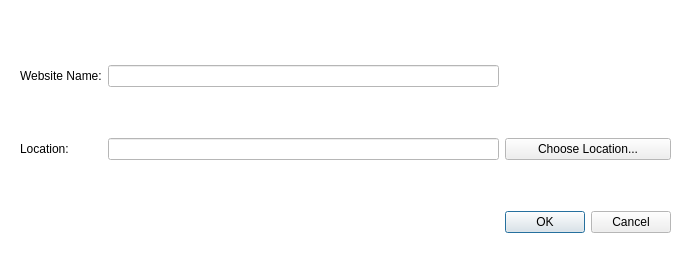
<?xml version="1.0" encoding="UTF-8"?>
<ui version="4.0">
 <class>newWebsiteDialog</class>
 <widget class="QDialog" name="newWebsiteDialog">
  <property name="geometry">
   <rect>
    <x>0</x>
    <y>0</y>
    <width>689</width>
    <height>260</height>
   </rect>
  </property>
  <property name="sizePolicy">
   <sizepolicy hsizetype="Fixed" vsizetype="Fixed">
    <horstretch>0</horstretch>
    <verstretch>0</verstretch>
   </sizepolicy>
  </property>
  <property name="minimumSize">
   <size>
    <width>689</width>
    <height>260</height>
   </size>
  </property>
  <property name="maximumSize">
   <size>
    <width>689</width>
    <height>260</height>
   </size>
  </property>
  <property name="palette">
   <palette>
    <active>
     <colorrole role="Base">
      <brush brushstyle="SolidPattern">
       <color alpha="255">
        <red>255</red>
        <green>255</green>
        <blue>255</blue>
       </color>
      </brush>
     </colorrole>
     <colorrole role="Window">
      <brush brushstyle="SolidPattern">
       <color alpha="255">
        <red>255</red>
        <green>255</green>
        <blue>255</blue>
       </color>
      </brush>
     </colorrole>
    </active>
    <inactive>
     <colorrole role="Base">
      <brush brushstyle="SolidPattern">
       <color alpha="255">
        <red>255</red>
        <green>255</green>
        <blue>255</blue>
       </color>
      </brush>
     </colorrole>
     <colorrole role="Window">
      <brush brushstyle="SolidPattern">
       <color alpha="255">
        <red>255</red>
        <green>255</green>
        <blue>255</blue>
       </color>
      </brush>
     </colorrole>
    </inactive>
    <disabled>
     <colorrole role="Base">
      <brush brushstyle="SolidPattern">
       <color alpha="255">
        <red>255</red>
        <green>255</green>
        <blue>255</blue>
       </color>
      </brush>
     </colorrole>
     <colorrole role="Window">
      <brush brushstyle="SolidPattern">
       <color alpha="255">
        <red>255</red>
        <green>255</green>
        <blue>255</blue>
       </color>
      </brush>
     </colorrole>
    </disabled>
   </palette>
  </property>
  <property name="windowTitle">
   <string>New Website</string>
  </property>
  <widget class="QWidget" name="layoutWidget">
   <property name="geometry">
    <rect>
     <x>20</x>
     <y>20</y>
     <width>651</width>
     <height>261</height>
    </rect>
   </property>
   <layout class="QGridLayout" name="gridLayout">
    <item row="2" column="2">
     <widget class="QDialogButtonBox" name="buttonBox">
      <property name="sizePolicy">
       <sizepolicy hsizetype="Fixed" vsizetype="Fixed">
        <horstretch>0</horstretch>
        <verstretch>0</verstretch>
       </sizepolicy>
      </property>
      <property name="orientation">
       <enum>Qt::Horizontal</enum>
      </property>
      <property name="standardButtons">
       <set>QDialogButtonBox::Cancel|QDialogButtonBox::Ok</set>
      </property>
     </widget>
    </item>
    <item row="0" column="0">
     <widget class="QLabel" name="label">
      <property name="text">
       <string>Website Name:</string>
      </property>
      <property name="alignment">
       <set>Qt::AlignLeading|Qt::AlignLeft|Qt::AlignVCenter</set>
      </property>
     </widget>
    </item>
    <item row="0" column="1">
     <widget class="QLineEdit" name="lineEdit_3"/>
    </item>
    <item row="1" column="1">
     <widget class="QLineEdit" name="lineEdit_2">
      <property name="text">
       <string notr="true"/>
      </property>
      <property name="readOnly">
       <bool>true</bool>
      </property>
     </widget>
    </item>
    <item row="1" column="0">
     <widget class="QLabel" name="label_2">
      <property name="text">
       <string>Location:</string>
      </property>
      <property name="alignment">
       <set>Qt::AlignLeading|Qt::AlignLeft|Qt::AlignVCenter</set>
      </property>
     </widget>
    </item>
    <item row="1" column="2">
     <widget class="QPushButton" name="pushButton">
      <property name="text">
       <string>Choose Location...</string>
      </property>
     </widget>
    </item>
   </layout>
  </widget>
 </widget>
 <resources/>
 <connections>
  <connection>
   <sender>buttonBox</sender>
   <signal>accepted()</signal>
   <receiver>newWebsiteDialog</receiver>
   <slot>accept()</slot>
   <hints>
    <hint type="sourcelabel">
     <x>248</x>
     <y>254</y>
    </hint>
    <hint type="destinationlabel">
     <x>157</x>
     <y>274</y>
    </hint>
   </hints>
  </connection>
  <connection>
   <sender>buttonBox</sender>
   <signal>rejected()</signal>
   <receiver>newWebsiteDialog</receiver>
   <slot>reject()</slot>
   <hints>
    <hint type="sourcelabel">
     <x>316</x>
     <y>260</y>
    </hint>
    <hint type="destinationlabel">
     <x>286</x>
     <y>274</y>
    </hint>
   </hints>
  </connection>
 </connections>
</ui>
